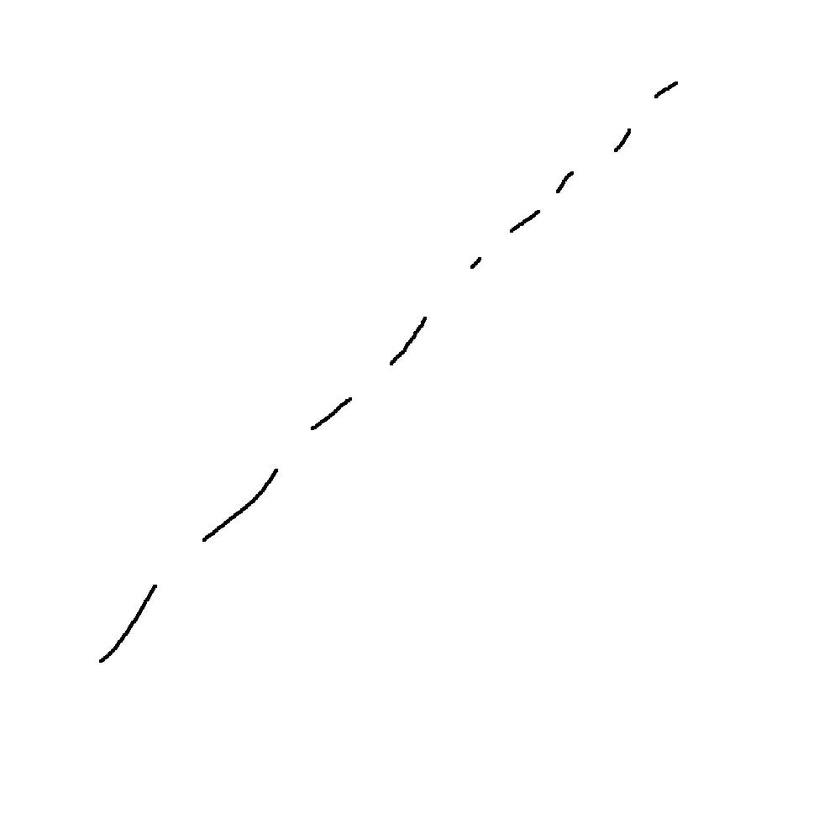
#> input picture project/line/line5-1000.jpeg, 840 x 840 px, shrunk from 1000 x 1000 before the run
$ python line.py   (older library calls are emulated)
#> lines starting #> are read from the running program, lines starting #| are printed output that depends on the picture; after the words box and inside, x2 and y2 are one past the last pixel; in counts of white or black regions, pixels touching at a corner belong together
#Created on: May 23, 2017
#Author: chen
#llcc2196@gmail.com
import cv2
import numpy as np
import matplotlib
matplotlib.use('TkAgg')
from matplotlib import pyplot as plt
import math

#sort the lines(horizon,vertical,left diagonal,right diagonal)
def lines_sort(degree,tolerance_h = 10,tolerance_v = 10,
		tolerance_l = 10,tolerance_r = 10):
	print('degree:%.3f'%degree)
	if(((90 - tolerance_h) <= degree and degree <= 90) or
	   (-90 <= degree and degree <= (-90 + tolerance_h))):
		linesort = 'vertical'
		bias = abs(abs(degree) - 90)
	elif((0 - tolerance_h) <= degree and degree <= (0 + tolerance_h)):
		linesort = 'horizon'
		bias = abs(degree)
	elif((-45 - tolerance_h) <= degree and degree <= (-45 + tolerance_h)):
		linesort = 'right diagonal'
		bias = abs(abs(degree) - 45)
	elif((45 - tolerance_h) <= degree and degree <= (45 + tolerance_h)):
		linesort = 'left diagonal'
		bias = abs(abs(degree) - 45)
	else:
		linesort = 'incorrect'
		bias = abs(abs(degree) - 45)
	print('Type:',linesort)
	print('bias:%.3f'%bias)
	return linesort,bias

#cutoff should equal to the width of line
def lineContours(img,cutoff = 5):
	ret, binary = cv2.threshold(img,127,255,0)
	img2, contours, hierarchy = cv2.findContours			(binary,cv2.RETR_TREE,cv2.CHAIN_APPROX_NONE)
#If you pass cv2.CHAIN_APPROX_NONE, all the boundary points are stored.
	for i in range(1,len(contours)):
		linecontours = np.vstack(contours[i]).squeeze()
		if len(linecontours) % 2 != 0:
			linecontours = linecontours[:-1]
		contour = np.vsplit(linecontours, 2)
		if(i == 1):
			con = contour[0][cutoff:-cutoff]
		else:
			con = np.vstack((contour[0][cutoff:-cutoff],con))
	return con,len(contours)

def lineContinuity(contournumber):
	return 1/(contournumber-1)

def lineSmooth(ddline,threshold = 60):
	aveddline = np.array(ddline)
	smooth = [elem for elem in aveddline if elem < threshold]
	smooth = [elem for elem in aveddline if elem > -threshold]
	return np.var(smooth)

#img should be the image only have one approximate line
#tolerance_* is the degree bias(0~45) of the line compared to the correct line
#_h-horizon _v-vertical _l-left diagonal r-right diagonal
def lineDistinguish(img,tolerance_h = 10,tolerance_v = 10,
		   tolerance_l = 10,tolerance_r = 10):
	cnt,connum = lineContours(img)

	[vx,vy,x,y] = cv2.fitLine(cnt, cv2.DIST_HUBER,0,0.01,0.01)
	line_radian = math.atan(vy/vx)
	line_degree = line_radian / math.pi * 180
	return (lines_sort(line_degree,tolerance_h,tolerance_v,
			tolerance_l,tolerance_r))

'''
	#show image with fitline
	rows,cols = img.shape[:2]
	lefty = int((-x*vy/vx) + y)
	righty = int(((cols-x)*vy/vx)+y)
	cv2.line(img,(cols-1,righty),(0,lefty),(0,255,0),2)
	cv2.imshow('Image',img)
	cv2.waitKey(0)
'''

def lineSize(contour,suitable = 0.65,x_axis = 1000,y_axis = 1000):
	lineType,bias = lineDistinguish(img)
	if lineType == 'vertical':
		return len(contour)/(suitable*y_axis)
	elif lineType == 'horizon':
		return len(contour)/(suitable*x_axis)
	else :
		return len(contour)/(suitable*((x_axis**2+y_axis**2)**0.5))

def derivative(point1,point2):
	dpoint = float((point2[1] - point1[1]) / (point2[0] - point1[0]))
	if math.isinf(dpoint) :
		dpoint = 50
	return dpoint

def lineDerivative(line,step=1,averstep=1):
	dline = []
	for i in range(0,len(line)-averstep,step):
		dline.append(derivative(line[i],line[i + averstep]))
	return dline

def lineCurvature(dline,step=1,averstep=1):
	ddline = []
	for i in range(0,len(dline)-averstep,step):
		ddline.append(dline[i+averstep] - dline[i])
	return ddline

#plot the line properties(original image,line,derivative of line,curvature of line),x_axis,y_axis is image size
def plotLineproperties(img,contour,dline,ddline,amplitude = 10,x_axis = 1000,y_axis = 1000):

	plt.subplot(2,2,1),plt.title('original image')
	plt.imshow(img)

	x = contour[:,0]
	y = contour[:,1]
	plt.subplot(2,2,2),plt.title('contour points')
	plt.plot(x,y),plt.axis([0, x_axis, 0, y_axis])

	td = np.arange(0, len(dline))
	plt.subplot(2,2,3),plt.plot(td,dline),plt.title('contour derivative'),plt.axis([0, len(dline), -amplitude, amplitude])

	tdd = np.arange(0, len(ddline))
	plt.subplot(2,2,4),plt.plot(tdd,ddline),plt.title('contour curvature'),plt.axis([0, len(ddline), -amplitude, amplitude])
	plt.show()
	return 0


img = cv2.imread('line5-1000.jpeg',0)
#> img is the input picture: shape (840, 840); min 0, max 255, mean 254.4
imgori = cv2.imread('line5-1000.jpeg')
contour,connum = lineContours(img)
#> in lineContours, `ret, binary = cv2.threshold(img,127,255,0)`: binary: shape (840, 840); 99.8% white; 9 black regions
#> in lineContours, `img2, contours, hierarchy = cv2.findContours			(binary,cv2.RETR_TREE,c..`: contours = 10 contours; largest, box (x1, y1, x2, y2) and area: (0, 0, 840, 840) 703921, (201, 468, 279, 543) 503, (98, 584, 158, 664) 456, (389, 316, 428, 366) 290, (310, 396, 353, 431) 250
#> the loop in lineContours, `for i in range(1,len(contours)):` made 9 passes
#> contour = 337 pairs, first value 109 to 678, second value 83 to 657; connum = 10
print("line size:%.3f"%lineSize(contour))
#> the loop in lineContours (call 2), `for i in range(1,len(contours)):` made 9 passes
#> in lineDistinguish, `cnt,connum = lineContours(img)`: cnt has the same summary as contour outside lineDistinguish
#> in lineDistinguish, `[vx,vy,x,y] = cv2.fitLine(cnt, cv2.DIST_HUBER,0,0.01,0.01)`: vx = [0.705]; vy = [-0.709]; x = [334]; y = [418.3]
#> in lineDistinguish, `line_radian = math.atan(vy/vx)`: line_radian = -0.789
#> in lineDistinguish, `line_degree = line_radian / math.pi * 180`: line_degree = -45.19
#| degree:-45.191
#> in lines_sort, `bias = abs(abs(degree) - 45)`: bias = 0.191
#| bias:0.191
#> in lineSize, `lineType,bias = lineDistinguish(img)`: lineType = 'right diagonal'; bias = 0.191
#| line size:0.367
print("continuity:%.3f"%lineContinuity(connum))
#| continuity:0.111
dline = lineDerivative(contour,1,10)
#> the loop in lineDerivative, `for i in range(0,len(line)-averstep,step):` made 327 passes
#> after the loop in lineDerivative, `for i in range(0,len(line)-averstep,step):`: dline = 327 values, max -0.6 at index 2, min -2.5 at index 83, mean -1.15
ddline = lineCurvature(dline)
#> after the loop in lineCurvature, `for i in range(0,len(dline)-averstep,step):`: ddline = 326 values, max 1 at index 24, min -1.38 at index 82, mean -0.000682
print("smooth:%.3f"%lineSmooth(ddline))
#> in lineSmooth, `aveddline = np.array(ddline)`: aveddline has the same summary as ddline in lineCurvature
#> in lineSmooth, `smooth = [elem for elem in aveddline if elem < threshold]`: smooth has the same summary as ddline in lineCurvature
#| smooth:0.039
plotLineproperties(imgori,contour,dline,ddline,60)
#> in plotLineproperties, `x = contour[:,0]`: x = 337 values, max 678 at index 0, min 109 at index 335, mean 338.7
#> in plotLineproperties, `y = contour[:,1]`: y = 337 values from 83 to 657
#> in plotLineproperties, `td = np.arange(0, len(dline))`: td = 327 values from 0 to 326
#> in plotLineproperties, `tdd = np.arange(0, len(ddline))`: tdd = 326 values from 0 to 325
#> in plotLineproperties, `plt.show()`:
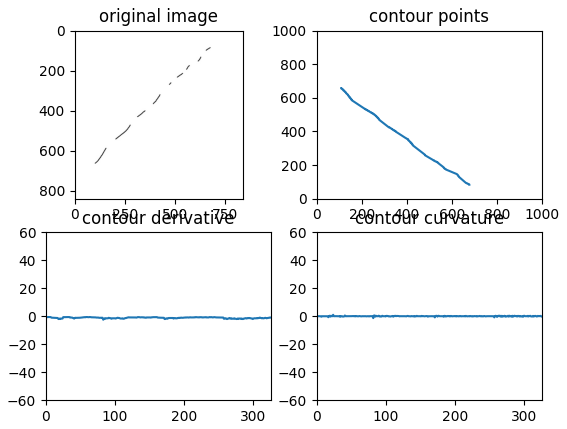
#> figure drawn by matplotlib, 4 panels; panel 3: curve peaks at x = 2, y = -0.6; panel 4: curve peaks at x = 24, y = 1


#cv2.waitKey(0)

$ run again, with project/line/line1-1000.jpeg copied over project/line/line5-1000.jpeg
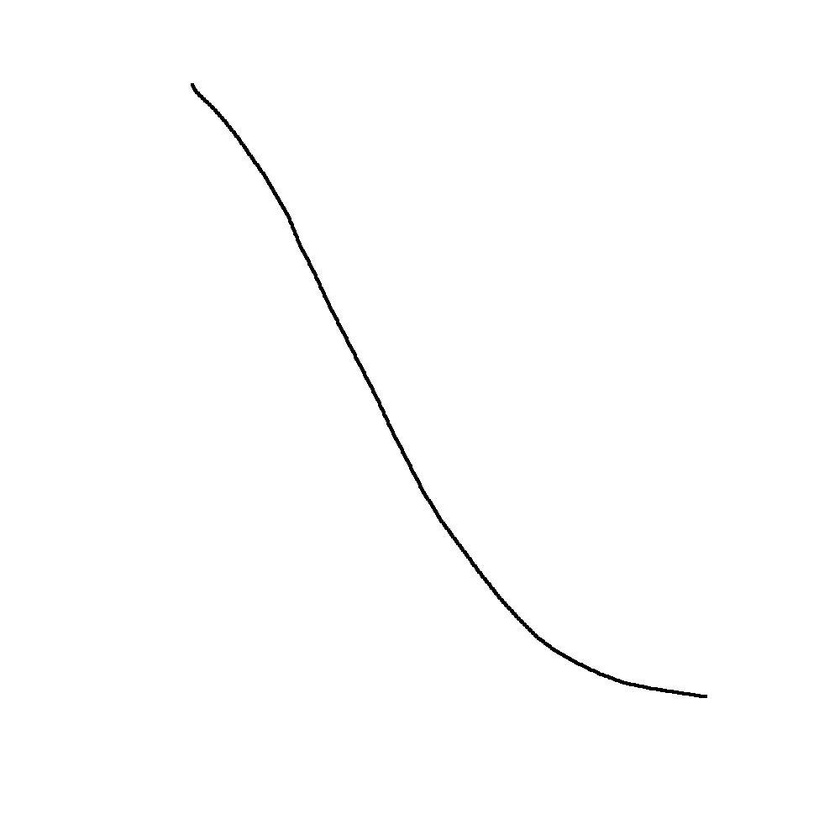
#> input picture project/line/line1-1000.jpeg, 840 x 840 px, shrunk from 1000 x 1000 before the run
#> img is the input picture: shape (840, 840); min 0, max 255, mean 253.8
#> binary: shape (840, 840); 99.5% white; 1 black region
#> contours = 2 contours; box (x1, y1, x2, y2) and area: (0, 0, 840, 840) 703921, (190, 82, 708, 699) 3973
#> the loop in lineContours, `for i in range(1,len(contours)):` made 1 pass
#> `contour,connum = lineContours(img)`: contour = 742 pairs, first value 194 to 706, second value 84 to 694; connum = 2
#> the loop in lineContours (call 2), `for i in range(1,len(contours)):` made 1 pass
#> in lineDistinguish, `cnt,connum = lineContours(img)`: cnt has the same summary as contour outside lineDistinguish
#> in lineDistinguish, `[vx,vy,x,y] = cv2.fitLine(cnt, cv2.DIST_HUBER,0,0.01,0.01)`: vx = [0.52]; vy = [0.854]; x = [360.3]; y = [348.3]
#> line_radian = 1.02
#> line_degree = 58.64
#| degree:58.636
#> in lines_sort, `bias = abs(abs(degree) - 45)`: bias = 13.64
#| bias:13.636
#> in lineSize, `lineType,bias = lineDistinguish(img)`: lineType = 'incorrect'; bias = 13.64
#| line size:0.807
#| continuity:1.000
#> the loop in lineDerivative, `for i in range(0,len(line)-averstep,step):` made 732 passes
#> after the loop in lineDerivative, `for i in range(0,len(line)-averstep,step):`: dline = 732 values, max 3.33 at index 139, min 0 at index 702, mean 1.4
#> after the loop in lineCurvature, `for i in range(0,len(dline)-averstep,step):`: ddline = 731 values, max 0.833 at index 138, min -1.33 at index 141, mean -0.00157
#> aveddline has the same summary as ddline in lineCurvature
#> smooth has the same summary as ddline in lineCurvature
#| smooth:0.058
#> in plotLineproperties, `x = contour[:,0]`: x = 742 values, max 706 at index 741, min 194 at index 0, mean 422.6
#> in plotLineproperties, `y = contour[:,1]`: y = 742 values from 84 to 694
#> td = 732 values from 0 to 731
#> tdd = 731 values from 0 to 730
#> in plotLineproperties, `plt.show()`:
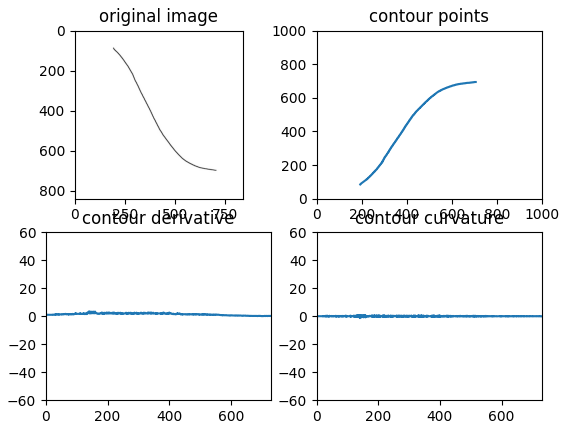
#> figure drawn by matplotlib, 4 panels; panel 3: curve peaks at x = 139, y = 3.33; panel 4: curve peaks at x = 138, y = 0.833

$ run again, with project/line/line2-1000.jpeg copied over project/line/line5-1000.jpeg
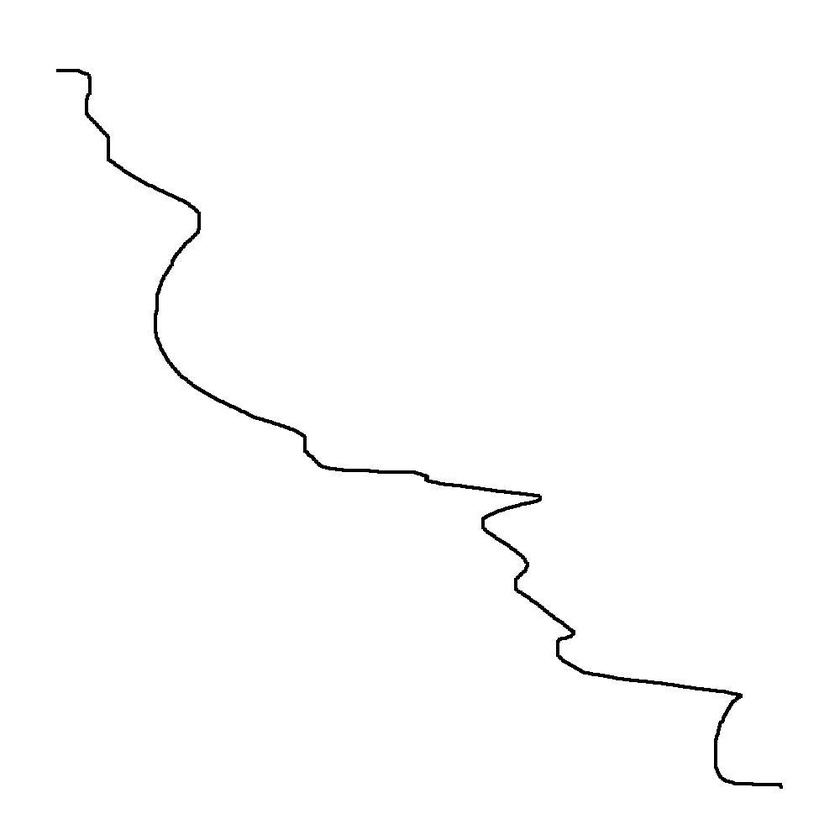
#> input picture project/line/line2-1000.jpeg, 840 x 840 px, shrunk from 1000 x 1000 before the run
#> img is the input picture: shape (840, 840); min 0, max 255, mean 253.1
#> binary: shape (840, 840); 99.3% white; 1 black region
#> contours = 2 contours; box (x1, y1, x2, y2) and area: (0, 0, 840, 840) 703921, (55, 68, 784, 790) 6584
#> the loop in lineContours, `for i in range(1,len(contours)):` made 1 pass
#> `contour,connum = lineContours(img)`: contour = 1341 pairs, first value 60 to 775, second value 68 to 782; connum = 2
#> the loop in lineContours (call 2), `for i in range(1,len(contours)):` made 1 pass
#> in lineDistinguish, `cnt,connum = lineContours(img)`: cnt has the same summary as contour outside lineDistinguish
#> in lineDistinguish, `[vx,vy,x,y] = cv2.fitLine(cnt, cv2.DIST_HUBER,0,0.01,0.01)`: vx = [0.712]; vy = [0.702]; x = [434.1]; y = [476]
#> line_radian = 0.779
#> line_degree = 44.62
#| degree:44.618
#> in lines_sort, `bias = abs(abs(degree) - 45)`: bias = 0.382
#| bias:0.382
#> in lineSize, `lineType,bias = lineDistinguish(img)`: lineType = 'left diagonal'; bias = 0.382
#| line size:1.459
#| continuity:1.000
#> the loop in lineDerivative, `for i in range(0,len(line)-averstep,step):` made 1331 passes
#> after the loop in lineDerivative, `for i in range(0,len(line)-averstep,step):`: dline = 1331 values, max 50 at index 35, min -10 at index 43, mean 2.8
#> after the loop in lineCurvature, `for i in range(0,len(dline)-averstep,step):`: ddline = 1330 values, max 60 at index 58, min -60 at index 42, mean -7.68e-18
#> aveddline has the same summary as ddline in lineCurvature
#> in lineSmooth, `smooth = [elem for elem in aveddline if elem < threshold]`: smooth = 1325 values, max 59 at index 906, min -60 at index 42, mean -0.226
#> in lineSmooth, `smooth = [elem for elem in aveddline if elem > -threshold]`: smooth = 1327 values, max 60 at index 57, min -54.5 at index 978, mean 0.136
#| smooth:37.355
#> in plotLineproperties, `x = contour[:,0]`: x = 1341 values, max 775 at index 1340, min 60 at index 0, mean 407.2
#> in plotLineproperties, `y = contour[:,1]`: y = 1341 values, max 782 at index 1319, min 68 at index 0, mean 464.6
#> td = 1331 values from 0 to 1330
#> tdd = 1330 values from 0 to 1329
#> in plotLineproperties, `plt.show()`:
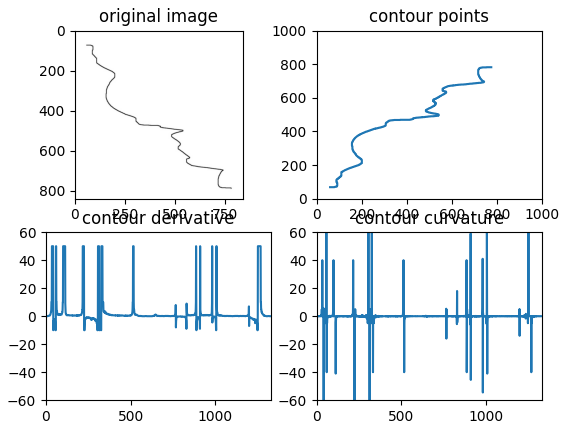
#> figure drawn by matplotlib, 4 panels; panel 3: curve peaks at x = 35, y = 50; panel 4: curve peaks at x = 58, y = 60
